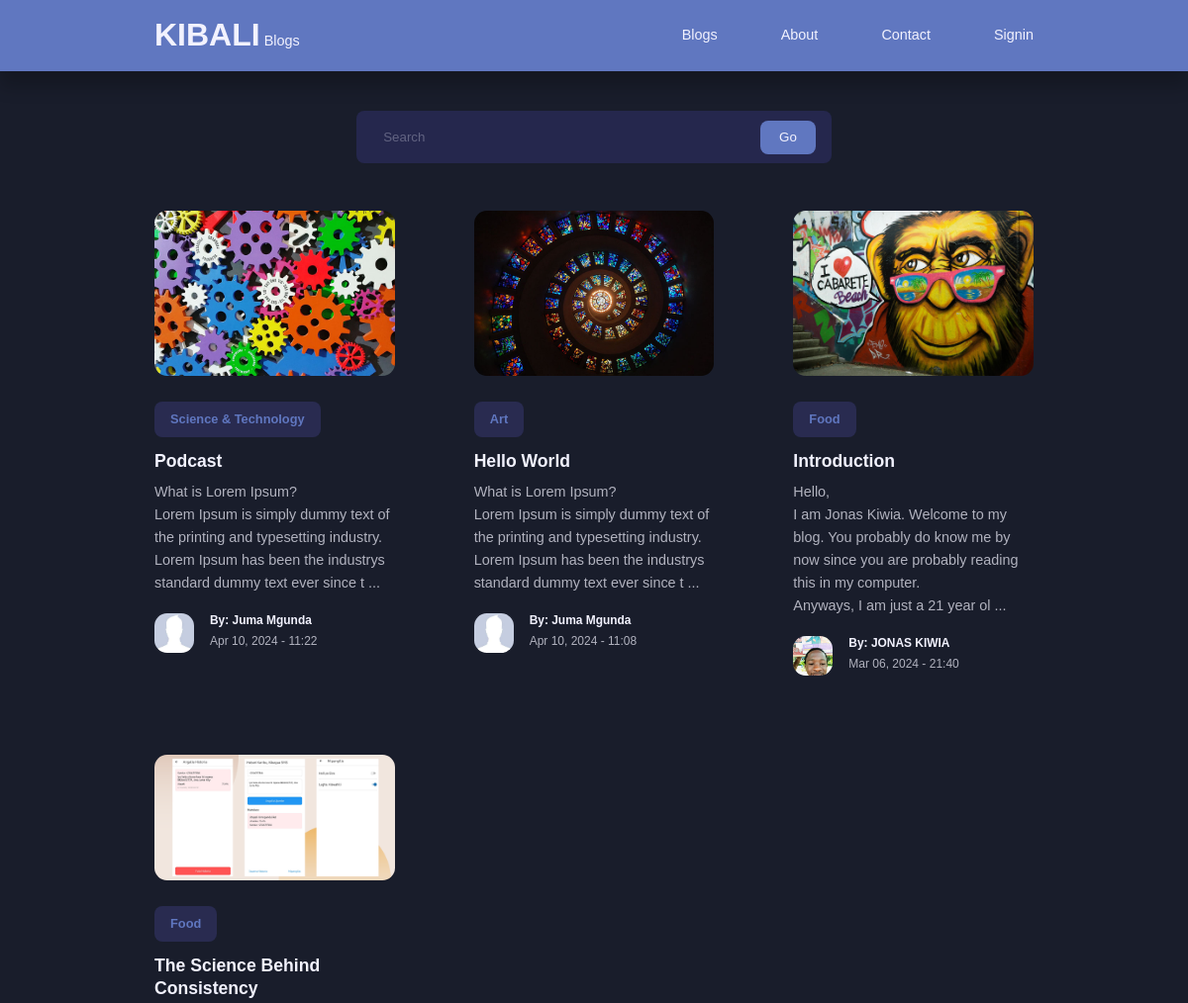
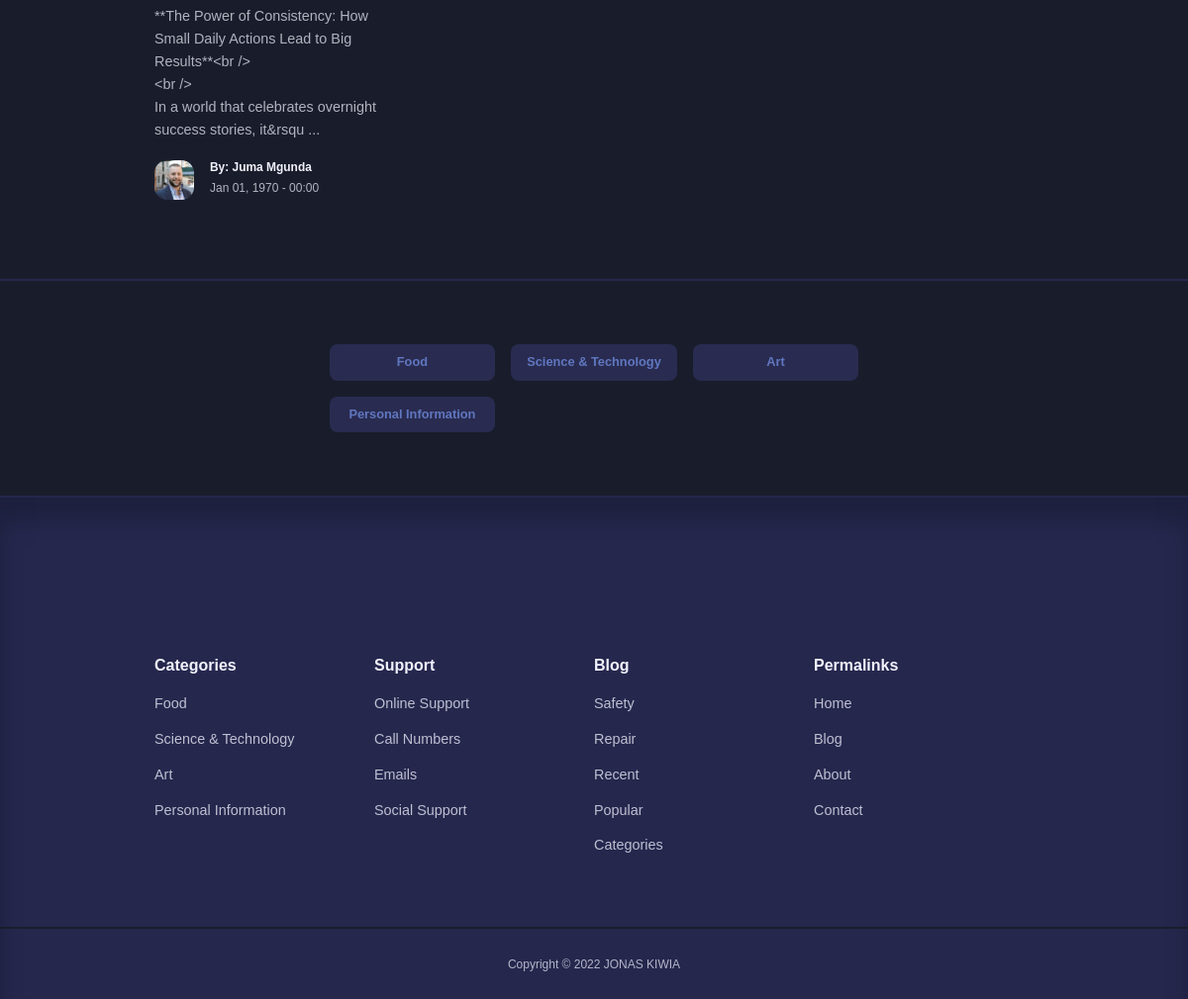
Screenshot of /blog.php with the database file from the repository (2 pictures, top to bottom).
### tables this page shows
CREATE TABLE `posts` (
  `id` int(11) NOT NULL,
  `title` varchar(255) DEFAULT NULL,
  `body` text DEFAULT NULL,
  `thumbnail` varchar(255) DEFAULT NULL,
  `date_time` datetime DEFAULT NULL,
  `category_id` int(11) DEFAULT NULL,
  `author_id` int(11) DEFAULT NULL,
  `is_featured` tinyint(4) DEFAULT NULL
);

CREATE TABLE `categories` (
  `id` int(11) NOT NULL,
  `title` varchar(255) DEFAULT NULL,
  `description` text DEFAULT NULL
);

CREATE TABLE `users` (
  `id` int(11) NOT NULL,
  `firstname` varchar(255) DEFAULT NULL,
  `lastname` varchar(255) DEFAULT NULL,
  `username` varchar(255) DEFAULT NULL,
  `email` varchar(255) DEFAULT NULL,
  `password` varchar(255) DEFAULT NULL,
  `avatar` varchar(255) DEFAULT NULL,
  `is_admin` tinyint(4) DEFAULT NULL
);

### blog.php (the view, shortened to what this page needs)
<?php
include 'partials/header.php';
$query = "SELECT * FROM posts ORDER BY date_time DESC";
$posts = mysqli_query($connection, $query);
?>
<section class="search__bar">
    <form action="<?= ROOT_URL ?>search.php" method="get" class="container search__bar-container">
        <div>
            <input type="text" name="search" id="" placeholder="Search">
        </div>
        <button type="submit" name="submit" class="btn">Go</button>
    </form>
</section>
<section class="posts">
    <div class="container posts__container">
        <?php while ($post = mysqli_fetch_assoc($posts)) : ?>
            <article class="post">
                <div class="post__thumbnail">
                    <img src="./images/<?= $post['thumbnail'] ?>">
                </div>
                <div class="post__info">
                    <?php
                    $category_id = $post['category_id'];
                    $category_query = "SELECT * FROM categories WHERE id=$category_id";
                    $category_result = mysqli_query($connection, $category_query);
                    $category = mysqli_fetch_assoc($category_result);
                    ?>
                    <a href="<?= ROOT_URL ?>category-posts.php?id=<?= $category_id ?>" class="category__button"><?= $category['title'] ?></a>
                    <h3 class="post__title">
                        <a href="<?= ROOT_URL ?>post.php?id=<?= $post['id'] ?>"><?= $post['title'] ?></a>
                    </h3>
                    <p class="post__body">
                        <?= substr(nl2br($post['body']), 0, 170) ?> ...
                    </p>
                    <div class="post__author">
                        <?php
                        $author_id = $post['author_id'];
                        $author_query = "SELECT * FROM users WHERE id=$author_id";
                        $author_result = mysqli_query($connection, $author_query);
                        $author = mysqli_fetch_assoc($author_result);
                        ?>
                        <div class="post__author-avatar">
                            <img src="./images/<?= $author['avatar'] ?>">
                        </div>
                        <div class="post__author-info">
                            <h5>By: <?= "{$author['firstname']} {$author['lastname']}" ?></h5>
                            <small><?= date("M d, Y - H:i", strtotime($post['date_time'])) ?></small>
                        </div>
                    </div>
                </div>
            </article>
        <?php endwhile ?>
    </div>
</section>
<section class="category__buttons">
    <div class="container category__buttons-container">
        <?php
        $all_categories_query = "SELECT * FROM categories";
        $all_categories = mysqli_query($connection, $all_categories_query);
        ?>
        <?php while ($category = mysqli_fetch_assoc($all_categories)) :  ?>
            <a href="<?= ROOT_URL ?>category-posts.php?id=<?= $category['id'] ?>" class="category__button"><?= $category['title'] ?></a>
        <?php endwhile ?>
    </div>
</section>
<?php
include 'partials/footer.php';
?>

### partials/footer.php (shortened to what this page needs)
 <footer>
        <div class="container footer__container">
            <article>
                 <h4>Categories</h4>
            <?php
                $all_categories_query = "SELECT * FROM categories";
                $all_categories = mysqli_query($connection, $all_categories_query);
            ?>
            <?php while($category = mysqli_fetch_assoc($all_categories)) :  ?>
                <ul>
                    <li>
                    <a href="<?= ROOT_URL ?>category-posts.php?id=<?= $category['id']?>"><?= $category['title']?></a>
                </li>
                </ul>
            <?php endwhile?>
            </article>
            <article>
                <h4>Support</h4>
                <ul>
                    <li><a href="contact.php">Online Support</a></li>
                    <li><a href="tel:+255748687340">Call Numbers</a></li>
                    <li><a href="mailto:jonaskiwia1@gmail.com">Emails</a></li>
                    <li><a href="contact.php">Social Support</a></li>
                </ul>
            </article>
            <article>
                <h4>Blog</h4>
                <ul>
                    <li><a href="">Safety</a></li>
                    <li><a href="">Repair</a></li>
                    <li><a href="">Recent</a></li>
                    <li><a href="">Popular</a></li>
                    <li><a href="">Categories</a></li>
                </ul>
            </article>
            <article>
                <h4>Permalinks</h4>
                <ul>
                    <li><a href="home.php">Home</a></li>
                    <li><a href="blog.php">Blog</a></li>
                    <li><a href="about.php">About</a></li>
                    <li><a href="contact.php">Contact</a></li>
                </ul>
            </article>
        </div>
        <div class="footer__copyright">
            <small>Copyright &copy; 2022 JONAS KIWIA</small>
        </div>
    </footer>
</body>
</html>

### css/style.css (style rules this page uses)
:root { --color-primary: #6077c0; --color-primary-light: hsl(242, 91%, 69%, 18%); --color-primary-variant: #5854c7; --color-red: #da0f3f; --color-red-light: hsl(346, 87%, 46%, 15%); --color-green: #00c476; --color-green-light: hsl(156, 100%, 38%, 15%); --color-gray-900: #25274D; --color-gray-700: #2d2b7c; --color-gray-300: rgba(242, 242, 254, 0.3); --color-gray-200: rgba(242, 242, 254, 0.7); --color-white: #f2f2fe; --color-bg: #191d2b; --transition: all 300ms ease; --container-width-lg: 74%; --container-width-md: 88%; --form-width: 40%; --card-border-radius-1: 0.3rem; --card-border-radius-2: 0.5rem; --card-border-radius-3: 0.8rem; --card-border-radius-4: 2rem; --card-border-radius-5: 5rem; }
* { margin: 0; padding: 0; outline: 0; border: 0; appearance: 0; list-style: none; text-decoration: none; box-sizing: border-box; }
body { font-family: 'Trebuchet MS', 'Lucida Sans Unicode', 'Lucida Grande', 'Lucida Sans', Arial, sans-serif; line-height: 1.6; color: var(--color-gray-200); overflow-x: hidden; background: var(--color-bg); font-size: 0.9rem; }
.container { width: var(--container-width-lg); max-width: 1800px; margin-inline: auto; }
section { margin-top: 3rem; width: 100vw; }
h1, h2, h3, h4, h5 { color: var(--color-white); line-height: 1.3; }
h3 { font-size: 1.1rem; margin: 0.8rem 0 0.5rem; }
h4 { font-size: 1rem; }
a { color: var(--color-white); transition: var(--transition); }
img { display: block; width: 100%; object-fit: cover; }
.category__button { background: var(--color-primary-light); color: var(--color-primary); display: inline-block; padding: 0.5rem 1rem; border-radius: var(--card-border-radius-2); font-weight: 600; font-size: 0.8rem; text-align: center; }
.post__thumbnail { border-radius: var(--card-border-radius-3); border: none; overflow: hidden; margin-bottom: 1.6rem; }
.post__author { display: flex; gap: 1rem; margin-top: 1.2rem; }
.post__author-avatar { width: 2.5rem; height: 2.5rem; border-radius: var(--card-border-radius-3); overflow: hidden; }
.posts__container { display: grid; grid-template-columns: repeat(3, 1fr); gap: 5rem; margin-bottom: 5rem; }
.category__buttons { padding: 4rem 0; border-top: 2px solid var(--color-gray-900); border-bottom: 2px solid var(--color-gray-900); }
.category__buttons-container { width: fit-content; display: grid; grid-template-columns: repeat(3, 1fr); gap: 1rem; }
footer { background: var(--color-gray-900); padding: 5rem 0 0; box-shadow: inset 0 1.5rem 1.5rem rgba(0, 0, 0, 0.2); }
.footer__container { display: grid; grid-template-columns: repeat(4, 1fr); }
footer h4 { color: var(--color-white); margin-bottom: 0.6rem; }
footer ul li { padding: 0.4rem 0; }
footer ul a { opacity: 0.75; }
.footer__copyright { text-align: center; padding: 1.5rem 0; border-top: 2px solid var(--color-bg); margin-top: 4rem; }
.search__bar { margin-top: 7rem; }
.search__bar-container { position: relative; width: 30rem; background: var(--color-gray-900); display: flex; flex-direction: row; align-items: center; justify-content: space-between; overflow: hidden; padding: 0.6rem 1rem; border-radius: var(--card-border-radius-2); color: var(--color-gray-300); }
.search__bar-container > div { width: 100%; display: flex; align-items: center; }
.search__bar input { background: transparent; margin-left: 0.7rem; padding: 0.5rem 0; width: 100%; }
.search__bar input::placeholder { color: var(--color-gray-300); }
.btn { display: inline-block; width: fit-content; padding: 0.6rem 1.2rem; background-color: var(--color-primary); border-radius: var(--card-border-radius-2); cursor: pointer; transition: var(--transition); color: var(--color-white); }
form { display: flex; flex-direction: column; gap: 1rem; }
input, textarea, select { padding: 0.8rem 1.4rem; background-color: var(--color-gray-900); border-radius: var(--card-border-radius-2); resize: none; color: var(--color-white); }

### rows the page displays
posts: thumbnail (picture), category.title "Science & Technology", title "Podcast", body "What is Lorem Ipsum? Lorem Ipsum is simply dummy text of the printing and typesetting industry. Lorem Ipsum has been the industrys standard dummy text ever since t", author.avatar (placeholder picture), author.firstname "Juma", author.lastname "Mgunda", date_time "Apr 10, 2024 - 11:22"
posts: thumbnail (picture), category.title "Art", title "Hello World", body "What is Lorem Ipsum? Lorem Ipsum is simply dummy text of the printing and typesetting industry. Lorem Ipsum has been the industrys standard dummy text ever since t", author.avatar (placeholder picture), author.firstname "Juma", author.lastname "Mgunda", date_time "Apr 10, 2024 - 11:08"
posts: thumbnail (picture), category.title "Food", title "Introduction", body "Hello, I am Jonas Kiwia. Welcome to my blog. You probably do know me by now since you are probably reading this in my computer. Anyways, I am just a 21 year ol", author.avatar (picture), author.firstname "JONAS", author.lastname "KIWIA", date_time "Mar 06, 2024 - 21:40"
posts: thumbnail (picture), category.title "Food", title "The Science Behind Consistency", body "**The Power of Consistency: How Small Daily Actions Lead to Big Results**<br /> <br /> In a world that celebrates overnight success stories, it&rsqu", author.avatar (picture), author.firstname "Juma", author.lastname "Mgunda", date_time "Jan 01, 1970 - 00:00"
categories: title "Food"
categories: title "Science & Technology"
categories: title "Art"
categories: title "Personal Information"
